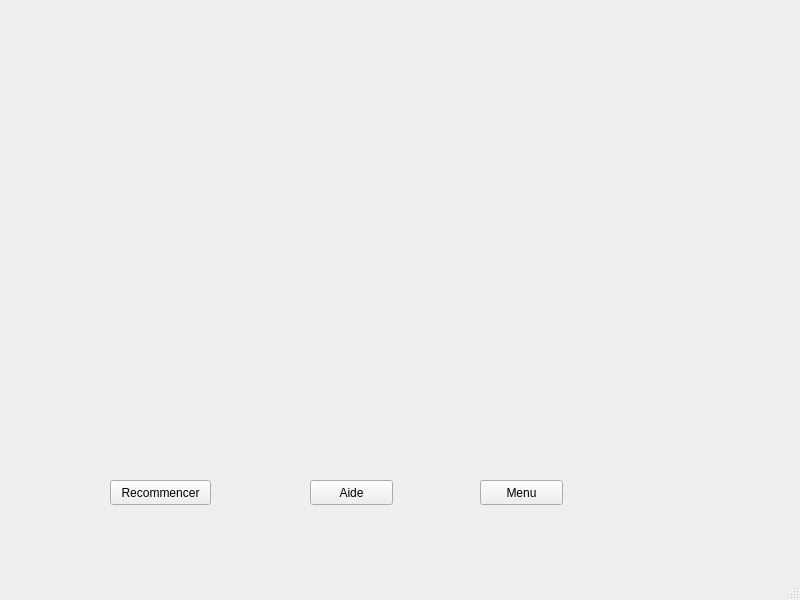
<?xml version="1.0" encoding="UTF-8"?>
<ui version="4.0">
 <class>Niveau3</class>
 <widget class="QMainWindow" name="Niveau3">
  <property name="geometry">
   <rect>
    <x>0</x>
    <y>0</y>
    <width>800</width>
    <height>600</height>
   </rect>
  </property>
  <property name="windowTitle">
   <string>MainWindow</string>
  </property>
  <widget class="QWidget" name="centralwidget">
   <widget class="QPushButton" name="Recommencer">
    <property name="geometry">
     <rect>
      <x>110</x>
      <y>480</y>
      <width>101</width>
      <height>25</height>
     </rect>
    </property>
    <property name="focusPolicy">
     <enum>Qt::NoFocus</enum>
    </property>
    <property name="text">
     <string>Recommencer</string>
    </property>
   </widget>
   <widget class="QPushButton" name="aide">
    <property name="geometry">
     <rect>
      <x>310</x>
      <y>480</y>
      <width>83</width>
      <height>25</height>
     </rect>
    </property>
    <property name="focusPolicy">
     <enum>Qt::NoFocus</enum>
    </property>
    <property name="text">
     <string>Aide</string>
    </property>
   </widget>
   <widget class="QPushButton" name="Menu">
    <property name="geometry">
     <rect>
      <x>480</x>
      <y>480</y>
      <width>83</width>
      <height>25</height>
     </rect>
    </property>
    <property name="focusPolicy">
     <enum>Qt::NoFocus</enum>
    </property>
    <property name="text">
     <string>Menu</string>
    </property>
   </widget>
  </widget>
  <widget class="QMenuBar" name="menubar">
   <property name="geometry">
    <rect>
     <x>0</x>
     <y>0</y>
     <width>800</width>
     <height>22</height>
    </rect>
   </property>
  </widget>
  <widget class="QStatusBar" name="statusbar"/>
 </widget>
 <resources/>
 <connections/>
</ui>
